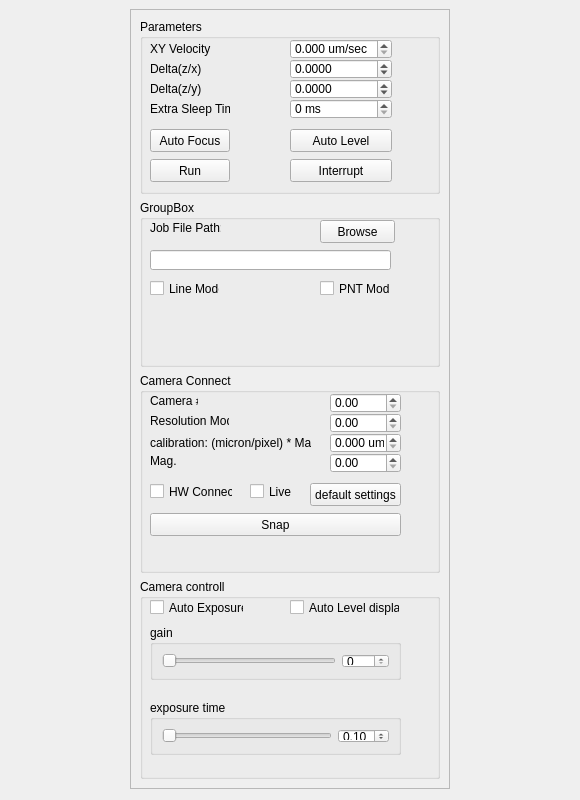
<?xml version="1.0" encoding="UTF-8"?>
<ui version="4.0">
 <class>main_QWidget</class>
 <widget class="QWidget" name="main_QWidget">
  <property name="geometry">
   <rect>
    <x>0</x>
    <y>0</y>
    <width>580</width>
    <height>800</height>
   </rect>
  </property>
  <property name="minimumSize">
   <size>
    <width>300</width>
    <height>0</height>
   </size>
  </property>
  <property name="maximumSize">
   <size>
    <width>18000</width>
    <height>900</height>
   </size>
  </property>
  <property name="windowTitle">
   <string>Form</string>
  </property>
  <layout class="QHBoxLayout" name="main_horizontalLayout">
   <property name="leftMargin">
    <number>1</number>
   </property>
   <property name="topMargin">
    <number>9</number>
   </property>
   <property name="rightMargin">
    <number>1</number>
   </property>
   <item>
    <widget class="QScrollArea" name="scrollArea">
     <property name="sizePolicy">
      <sizepolicy hsizetype="MinimumExpanding" vsizetype="Preferred">
       <horstretch>0</horstretch>
       <verstretch>0</verstretch>
      </sizepolicy>
     </property>
     <property name="minimumSize">
      <size>
       <width>300</width>
       <height>0</height>
      </size>
     </property>
     <property name="maximumSize">
      <size>
       <width>320</width>
       <height>16777215</height>
      </size>
     </property>
     <property name="widgetResizable">
      <bool>true</bool>
     </property>
     <widget class="QWidget" name="scrollAreaWidgetContents">
      <property name="geometry">
       <rect>
        <x>0</x>
        <y>0</y>
        <width>318</width>
        <height>811</height>
       </rect>
      </property>
      <layout class="QVBoxLayout" name="verticalLayout">
       <item>
        <widget class="QWidget" name="settings_verticalWidget" native="true">
         <property name="sizePolicy">
          <sizepolicy hsizetype="MinimumExpanding" vsizetype="Preferred">
           <horstretch>0</horstretch>
           <verstretch>0</verstretch>
          </sizepolicy>
         </property>
         <property name="maximumSize">
          <size>
           <width>320</width>
           <height>16777215</height>
          </size>
         </property>
         <layout class="QVBoxLayout" name="settings_verticalLayout">
          <property name="leftMargin">
           <number>0</number>
          </property>
          <property name="topMargin">
           <number>0</number>
          </property>
          <property name="rightMargin">
           <number>0</number>
          </property>
          <property name="bottomMargin">
           <number>0</number>
          </property>
          <item>
           <widget class="QGroupBox" name="groupBox_2">
            <property name="minimumSize">
             <size>
              <width>300</width>
              <height>175</height>
             </size>
            </property>
            <property name="maximumSize">
             <size>
              <width>16777215</width>
              <height>200</height>
             </size>
            </property>
            <property name="title">
             <string>Parameters</string>
            </property>
            <widget class="QDoubleSpinBox" name="ExtraSleepTime_doubleSpinBox">
             <property name="geometry">
              <rect>
               <x>150</x>
               <y>80</y>
               <width>102</width>
               <height>20</height>
              </rect>
             </property>
             <property name="suffix">
              <string> ms</string>
             </property>
             <property name="decimals">
              <number>0</number>
             </property>
             <property name="singleStep">
              <double>0.000100000000000</double>
             </property>
            </widget>
            <widget class="QLabel" name="res_mode_label_2">
             <property name="geometry">
              <rect>
               <x>10</x>
               <y>40</y>
               <width>147</width>
               <height>20</height>
              </rect>
             </property>
             <property name="text">
              <string>Delta(z/x)</string>
             </property>
            </widget>
            <widget class="QPushButton" name="AutoFocus_PushButton">
             <property name="geometry">
              <rect>
               <x>10</x>
               <y>110</y>
               <width>80</width>
               <height>23</height>
              </rect>
             </property>
             <property name="text">
              <string>Auto Focus</string>
             </property>
            </widget>
            <widget class="QDoubleSpinBox" name="delta_zx_doubleSpinBox">
             <property name="geometry">
              <rect>
               <x>150</x>
               <y>40</y>
               <width>102</width>
               <height>20</height>
              </rect>
             </property>
             <property name="decimals">
              <number>4</number>
             </property>
             <property name="minimum">
              <double>-1.000000000000000</double>
             </property>
             <property name="maximum">
              <double>1.000000000000000</double>
             </property>
             <property name="singleStep">
              <double>0.000100000000000</double>
             </property>
            </widget>
            <widget class="QLabel" name="camera_index_label_3">
             <property name="geometry">
              <rect>
               <x>10</x>
               <y>80</y>
               <width>80</width>
               <height>20</height>
              </rect>
             </property>
             <property name="text">
              <string>Extra Sleep Time</string>
             </property>
            </widget>
            <widget class="QLabel" name="Vxy">
             <property name="geometry">
              <rect>
               <x>10</x>
               <y>20</y>
               <width>114</width>
               <height>20</height>
              </rect>
             </property>
             <property name="text">
              <string>XY Velocity</string>
             </property>
            </widget>
            <widget class="QPushButton" name="AutoLevel_PushButton">
             <property name="geometry">
              <rect>
               <x>150</x>
               <y>110</y>
               <width>102</width>
               <height>23</height>
              </rect>
             </property>
             <property name="text">
              <string>Auto Level</string>
             </property>
            </widget>
            <widget class="QDoubleSpinBox" name="delta_zy_doubleSpinBox">
             <property name="geometry">
              <rect>
               <x>150</x>
               <y>60</y>
               <width>102</width>
               <height>20</height>
              </rect>
             </property>
             <property name="suffix">
              <string/>
             </property>
             <property name="decimals">
              <number>4</number>
             </property>
             <property name="minimum">
              <double>-1.000000000000000</double>
             </property>
             <property name="maximum">
              <double>1.000000000000000</double>
             </property>
             <property name="singleStep">
              <double>0.000100000000000</double>
             </property>
            </widget>
            <widget class="QPushButton" name="start_pushButton">
             <property name="geometry">
              <rect>
               <x>10</x>
               <y>140</y>
               <width>80</width>
               <height>23</height>
              </rect>
             </property>
             <property name="text">
              <string>Run</string>
             </property>
            </widget>
            <widget class="QDoubleSpinBox" name="Vxy_doubleSpinBox">
             <property name="geometry">
              <rect>
               <x>150</x>
               <y>20</y>
               <width>102</width>
               <height>20</height>
              </rect>
             </property>
             <property name="suffix">
              <string> um/sec</string>
             </property>
             <property name="decimals">
              <number>3</number>
             </property>
             <property name="maximum">
              <double>100.000000000000000</double>
             </property>
             <property name="singleStep">
              <double>0.001000000000000</double>
             </property>
            </widget>
            <widget class="QLabel" name="label_2">
             <property name="geometry">
              <rect>
               <x>10</x>
               <y>60</y>
               <width>147</width>
               <height>20</height>
              </rect>
             </property>
             <property name="text">
              <string>Delta(z/y)</string>
             </property>
            </widget>
            <widget class="QPushButton" name="interrupt_pushButton">
             <property name="geometry">
              <rect>
               <x>150</x>
               <y>140</y>
               <width>102</width>
               <height>23</height>
              </rect>
             </property>
             <property name="text">
              <string>Interrupt</string>
             </property>
            </widget>
           </widget>
          </item>
          <item>
           <widget class="QGroupBox" name="groupBox_3">
            <property name="minimumSize">
             <size>
              <width>300</width>
              <height>150</height>
             </size>
            </property>
            <property name="maximumSize">
             <size>
              <width>16777215</width>
              <height>250</height>
             </size>
            </property>
            <property name="title">
             <string>GroupBox</string>
            </property>
            <widget class="QPushButton" name="JobFileBrowseButton">
             <property name="geometry">
              <rect>
               <x>180</x>
               <y>20</y>
               <width>75</width>
               <height>23</height>
              </rect>
             </property>
             <property name="text">
              <string>Browse</string>
             </property>
            </widget>
            <widget class="QCheckBox" name="mode_pnt">
             <property name="geometry">
              <rect>
               <x>180</x>
               <y>80</y>
               <width>70</width>
               <height>17</height>
              </rect>
             </property>
             <property name="text">
              <string>PNT Mode</string>
             </property>
            </widget>
            <widget class="QCheckBox" name="mode_line">
             <property name="geometry">
              <rect>
               <x>10</x>
               <y>80</y>
               <width>70</width>
               <height>17</height>
              </rect>
             </property>
             <property name="text">
              <string>Line Mode</string>
             </property>
            </widget>
            <widget class="QLabel" name="label_4">
             <property name="geometry">
              <rect>
               <x>10</x>
               <y>20</y>
               <width>71</width>
               <height>16</height>
              </rect>
             </property>
             <property name="text">
              <string>Job File Path:</string>
             </property>
            </widget>
            <widget class="QLineEdit" name="Job_File_lineEdit">
             <property name="geometry">
              <rect>
               <x>10</x>
               <y>50</y>
               <width>241</width>
               <height>20</height>
              </rect>
             </property>
            </widget>
           </widget>
          </item>
          <item>
           <widget class="QGroupBox" name="groupBox">
            <property name="sizePolicy">
             <sizepolicy hsizetype="Preferred" vsizetype="Minimum">
              <horstretch>0</horstretch>
              <verstretch>0</verstretch>
             </sizepolicy>
            </property>
            <property name="minimumSize">
             <size>
              <width>300</width>
              <height>200</height>
             </size>
            </property>
            <property name="maximumSize">
             <size>
              <width>16777215</width>
              <height>289</height>
             </size>
            </property>
            <property name="title">
             <string>Camera Connect</string>
            </property>
            <widget class="QLabel" name="camera_index_label_2">
             <property name="geometry">
              <rect>
               <x>10</x>
               <y>80</y>
               <width>41</width>
               <height>16</height>
              </rect>
             </property>
             <property name="text">
              <string>Mag.</string>
             </property>
            </widget>
            <widget class="QPushButton" name="snap_pushButton">
             <property name="geometry">
              <rect>
               <x>10</x>
               <y>140</y>
               <width>251</width>
               <height>23</height>
              </rect>
             </property>
             <property name="text">
              <string>Snap</string>
             </property>
            </widget>
            <widget class="QLabel" name="camera_index_label">
             <property name="geometry">
              <rect>
               <x>10</x>
               <y>20</y>
               <width>48</width>
               <height>16</height>
              </rect>
             </property>
             <property name="text">
              <string>Camera #</string>
             </property>
            </widget>
            <widget class="QLabel" name="res_mode_label">
             <property name="geometry">
              <rect>
               <x>10</x>
               <y>40</y>
               <width>79</width>
               <height>16</height>
              </rect>
             </property>
             <property name="text">
              <string>Resolution Mode</string>
             </property>
            </widget>
            <widget class="QCheckBox" name="cam_connect_checkBox">
             <property name="geometry">
              <rect>
               <x>10</x>
               <y>110</y>
               <width>83</width>
               <height>17</height>
              </rect>
             </property>
             <property name="text">
              <string>HW Connect</string>
             </property>
            </widget>
            <widget class="QLabel" name="label">
             <property name="geometry">
              <rect>
               <x>10</x>
               <y>60</y>
               <width>161</width>
               <height>20</height>
              </rect>
             </property>
             <property name="text">
              <string>calibration: (micron/pixel) * Mag.</string>
             </property>
            </widget>
            <widget class="QDoubleSpinBox" name="res_mode_doubleSpinBox">
             <property name="geometry">
              <rect>
               <x>190</x>
               <y>40</y>
               <width>71</width>
               <height>20</height>
              </rect>
             </property>
            </widget>
            <widget class="QDoubleSpinBox" name="cam_index_doubleSpinBox">
             <property name="geometry">
              <rect>
               <x>190</x>
               <y>20</y>
               <width>71</width>
               <height>20</height>
              </rect>
             </property>
            </widget>
            <widget class="QDoubleSpinBox" name="calibration_doubleSpinBox">
             <property name="geometry">
              <rect>
               <x>190</x>
               <y>60</y>
               <width>71</width>
               <height>20</height>
              </rect>
             </property>
             <property name="suffix">
              <string> um</string>
             </property>
             <property name="decimals">
              <number>3</number>
             </property>
            </widget>
            <widget class="QDoubleSpinBox" name="mag_doubleSpinBox">
             <property name="geometry">
              <rect>
               <x>190</x>
               <y>80</y>
               <width>71</width>
               <height>20</height>
              </rect>
             </property>
            </widget>
            <widget class="QCheckBox" name="live_checkBox">
             <property name="geometry">
              <rect>
               <x>110</x>
               <y>110</y>
               <width>42</width>
               <height>17</height>
              </rect>
             </property>
             <property name="text">
              <string>Live</string>
             </property>
            </widget>
            <widget class="QPushButton" name="defaults_pushButton">
             <property name="geometry">
              <rect>
               <x>170</x>
               <y>110</y>
               <width>91</width>
               <height>23</height>
              </rect>
             </property>
             <property name="text">
              <string>default settings</string>
             </property>
            </widget>
           </widget>
          </item>
          <item>
           <widget class="QGroupBox" name="group_exposure">
            <property name="sizePolicy">
             <sizepolicy hsizetype="Preferred" vsizetype="Minimum">
              <horstretch>0</horstretch>
              <verstretch>0</verstretch>
             </sizepolicy>
            </property>
            <property name="minimumSize">
             <size>
              <width>300</width>
              <height>200</height>
             </size>
            </property>
            <property name="maximumSize">
             <size>
              <width>16777215</width>
              <height>481</height>
             </size>
            </property>
            <property name="title">
             <string>Camera controll</string>
            </property>
            <widget class="QGroupBox" name="gain_horizontalGroupBox">
             <property name="geometry">
              <rect>
               <x>10</x>
               <y>46</y>
               <width>251</width>
               <height>55</height>
              </rect>
             </property>
             <property name="title">
              <string>gain</string>
             </property>
             <layout class="QHBoxLayout" name="horizontalLayout_7">
              <item>
               <widget class="QSlider" name="gain_horizontalSlider">
                <property name="minimum">
                 <number>100</number>
                </property>
                <property name="maximum">
                 <number>500</number>
                </property>
                <property name="value">
                 <number>100</number>
                </property>
                <property name="orientation">
                 <enum>Qt::Horizontal</enum>
                </property>
               </widget>
              </item>
              <item>
               <widget class="QDoubleSpinBox" name="gain_doubleSpinBox">
                <property name="decimals">
                 <number>0</number>
                </property>
               </widget>
              </item>
             </layout>
            </widget>
            <widget class="QGroupBox" name="exposure_GroupBox">
             <property name="geometry">
              <rect>
               <x>10</x>
               <y>121</y>
               <width>251</width>
               <height>55</height>
              </rect>
             </property>
             <property name="title">
              <string>exposure time</string>
             </property>
             <layout class="QHBoxLayout" name="horizontalLayout_4">
              <property name="leftMargin">
               <number>9</number>
              </property>
              <property name="topMargin">
               <number>9</number>
              </property>
              <property name="rightMargin">
               <number>9</number>
              </property>
              <property name="bottomMargin">
               <number>9</number>
              </property>
              <item>
               <widget class="QSlider" name="exposure_horizontalSlider">
                <property name="maximum">
                 <number>2</number>
                </property>
                <property name="orientation">
                 <enum>Qt::Horizontal</enum>
                </property>
               </widget>
              </item>
              <item>
               <widget class="QDoubleSpinBox" name="exp_value">
                <property name="maximum">
                 <double>5.000000000000000</double>
                </property>
                <property name="singleStep">
                 <double>0.010000000000000</double>
                </property>
                <property name="value">
                 <double>0.100000000000000</double>
                </property>
               </widget>
              </item>
             </layout>
            </widget>
            <widget class="QCheckBox" name="auto_exp_checkBox">
             <property name="geometry">
              <rect>
               <x>10</x>
               <y>20</y>
               <width>94</width>
               <height>17</height>
              </rect>
             </property>
             <property name="text">
              <string>Auto Exposure</string>
             </property>
            </widget>
            <widget class="QCheckBox" name="auto_level_checkBox">
             <property name="geometry">
              <rect>
               <x>150</x>
               <y>20</y>
               <width>110</width>
               <height>17</height>
              </rect>
             </property>
             <property name="text">
              <string>Auto Level display</string>
             </property>
            </widget>
           </widget>
          </item>
         </layout>
        </widget>
       </item>
      </layout>
     </widget>
    </widget>
   </item>
  </layout>
 </widget>
 <resources/>
 <connections/>
</ui>
